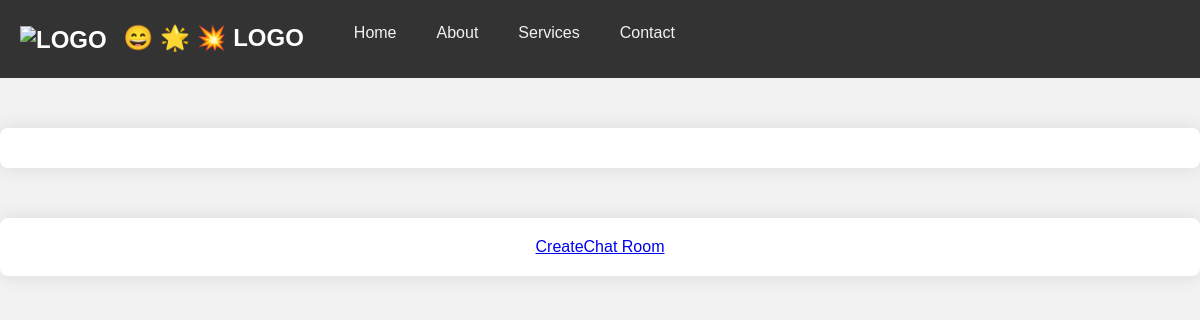
The app's page /, older data.
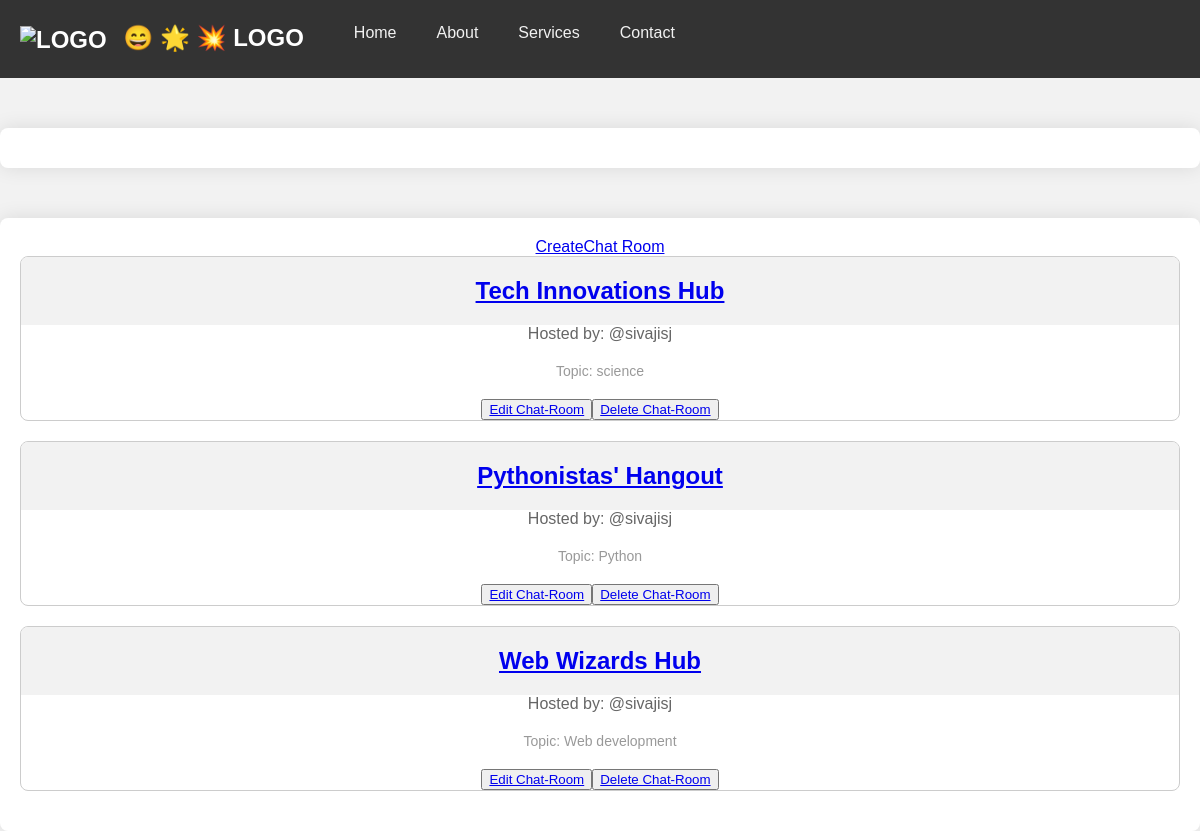
The same page, newer data.
### base/models.py (models this page shows)
class Room(models.Model):
    host = models.ForeignKey(User,  on_delete=models.SET_NULL, null=True)
    topic = models.ForeignKey(Topic,  on_delete=models.SET_NULL, null=True)
    name = models.CharField( max_length=200)
    description = models.TextField(null=True, blank=True)
    updated = models.DateTimeField(auto_now=True)
    created = models.DateTimeField(auto_now_add=True)
    class Meta:
        ordering = ["-updated", "-created"]
    def __str__(self):
        return self.name

class Topic(models.Model):
    name = models.CharField(max_length=200)
    def __str__(self):
        return self.name

### base/views.py (the view)
# urls.py: path("", views.home, name="home"),
def home(request):
    rooms = Room.objects.all()
    print(rooms)
    return render(request,"home.html", {'rooms': rooms})

### base/templates/home.html (shortened to what this page needs)
<!DOCTYPE html>
<html lang="en">
<head>
</head>
<body>
  {% extends 'main.html' %}
   {% block content %}
<div class="container">
  <a href="{% url 'create-room' %}"> CreateChat Room</a>
  <ul class="room-list">
    {% for room in rooms %}
    <li class="room-item">
      <h3><a href="{% url 'room' room.id %}">{{ room.name }}</a></h3>
      <p>Hosted by: @{{ room.host }}</p>
      <small>Topic: {{ room.topic }}</small>
      <button>  <a href="{% url 'update-room' room.id %}"> Edit Chat-Room</a>
      <button>  <a href="{% url 'delete-room' room.id %}"> Delete Chat-Room</a>
      </button>
    </li>
    {% endfor %}
  </ul>
</div>
  {% endblock  %}

Row changes from the older to the newer data that the page shows:
added Room: name "Tech Innovations Hub", host "sivajisj", topic "science"
added Room: name "Pythonistas' Hangout", host "sivajisj", topic "Python"
added Room: name "Web Wizards Hub", host "sivajisj", topic "Web development"
